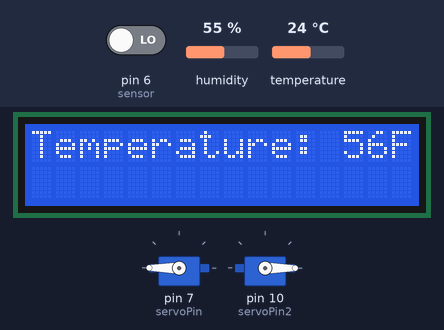
This sketch was run on a simulated Arduino Uno, built with avr-gcc and run on an emulated ATmega328P. Parts: 16×2 character LCD, 2 × servo. The test bench sets the inputs (shaded band); at power-on: pin 6 (sensor) LOW, temperature 24 °C, humidity 55 %.

Above: at 1.2 s.
1.3 s: pin 6 (sensor) driven HIGH
At 1.8 s:
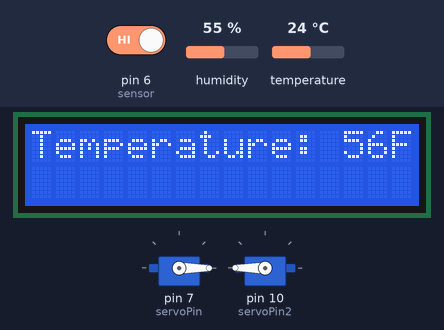
4.3 s: temperature set to 12 °C
At 6.5 s:
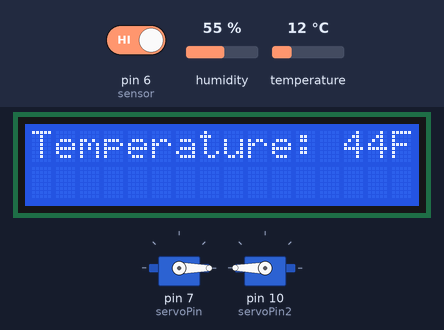
6.8 s: temperature set to 19 °C
At 8.0 s:
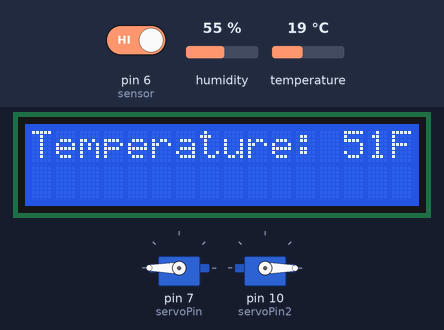
8.8 s: temperature set to 28 °C
At 10.5 s:
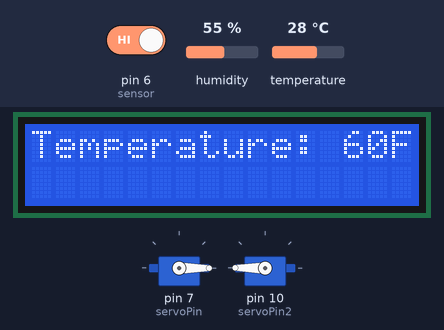
10.9 s: pin 6 (sensor) driven LOW
At 11.7 s:
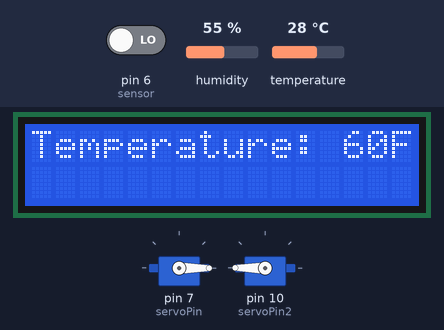
12.4 s: humidity set to 22 %
At 16.4 s:
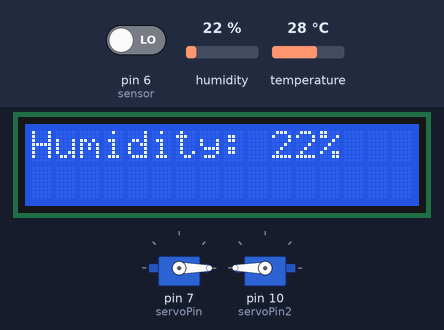
Timing chart, 0 to 17.9 s (numbered marks = the images above; inputs shaded):
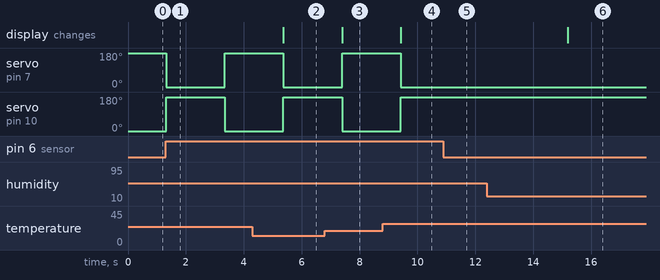

Measured:
- after the input at 1.3 s, servo on pin 7 (servoPin): 180° → 0° at once, → 180° 2.0 s later; servo on pin 10 (servoPin2): 0° → 180° at once, → 0° 2.0 s later
- after the input at 4.3 s, the display: changes after 1.1 s (image 2)
- after the input at 6.8 s, the display: changes after 0.60 s (image 3)
- after the input at 8.8 s, the display: changes after 0.62 s (image 4)
- after the input at 10.9 s, servo on pin 7 (servoPin): stays 0° (without the input it goes to 180° after 0.55 s); servo on pin 10 (servoPin2): stays 180° (without the input it goes to 0° after 0.55 s)

The sketch:

arduinoLcdScreen.ino
```cpp
// include the library code:
#include <LiquidCrystal.h>
#include <dht.h>
#define dht_apin A0
#include <Servo.h>
// Declare the Servo pin
int servoPin = 7;
int servoPin2 = 10;
// Create a servo object
Servo Servo1;
Servo Servo2;
int sensor = 6;
int val = 0;
bool isON = false;

// initialize the library by associating any needed LCD interface pin
// with the arduino pin number it is connected to
const int rs = 12, en = 11, d4 = 5, d5 = 4, d6 = 3, d7 = 2;
LiquidCrystal lcd(rs, en, d4, d5, d6, d7);
dht DHT;
char line0[21];
char line1[21];

//04 / 29 / 2022
//Enter Today's current numerical month
int month = 4;
//Enter Today's current numerical day
int day = 29;
//Enter Today's current numerical year
int year = 2022;


//03 : 30 PM
//Enter Today's current numerical hour
int hour = 3;
//Enter Today's current numerical minute
int minute = 30;
//Enter PM or AM
String m = "PM";


unsigned long lastTimerTime = millis();

int tick = 0;

void setup() {
  // set up the LCD's number of columns and rows:
  lcd.begin(16, 2);
  Serial.begin(9600);
  line0[4] = 8;
  line0[5] = 5;
  Servo1.attach(servoPin);
  Servo2.attach(servoPin2);
  pinMode(sensor, INPUT);
  Serial.begin(9600);
  Servo1.write(180);
  Servo2.write(0);
}

void updateDisplay() {
  lcd.setCursor(0,0);
  lcd.print(line0);
  lcd.print(line1);
}

//OUTPUT: Temperature: 00F
void temperatureDisplay(){
  DHT.read11(dht_apin);
  int temperatureRead = DHT.temperature;
  temperatureRead = (((9/5)*temperatureRead)+32);

  lcd.print("Temperature: ");
  lcd.print(temperatureRead);
  lcd.print("F");
  updateDisplay(); // update display reading each loop
}
//OUTPUT: Humidity: 00%
void humidityDisplay(){
  DHT.read11(dht_apin);
  int humidityRead = DHT.humidity;

  lcd.print("Humidity: ");
  lcd.print(humidityRead);
  lcd.print("%");
  lcd.print("   ");
  updateDisplay(); // update display reading each loop
}

// OUTPUT: 00 / 00 / 0000
void dateDisplay(){
  if(month < 10){
    lcd.print("0");
  }
  lcd.print(month);
  lcd.print(" / ");

  if(day < 10){
  lcd.print("0");
  }
  lcd.print(day);
  lcd.print(" / ");
  lcd.print(year);
  lcd.print("  ");
  updateDisplay();
}

//OUTPUT: 00 : 00 0M
void timeDisplay(){
  if(hour < 10){
    lcd.print("0");
  }
  lcd.print(hour);
  lcd.print(" : ");

  if(minute < 10){
    lcd.print("0");
  }
  lcd.print(minute);
  lcd.print(" ");
  lcd.print(m);
  lcd.print("      ");

  if(millis() - lastTimerTime > 60000){
    minute += 1;
    lastTimerTime = millis();
    if(minute == 60){
      hour += 1;
      minute = 0;
      if(hour == 12){
        if(m == "PM"){
          m = "AM";
        }
        else if(m == "AM"){
          m = "PM";
        }
      }
      else if(hour == 13){
        hour = 1;
      }
    }
  }
  updateDisplay();
}

void loop() {
  val = digitalRead(sensor);
  if(val == HIGH && isON != true){
    isON = true;
    Servo1.write(0);
    Servo2.write(180);
    delay(2000);
  }
  else if(val == HIGH && isON == true){
    Servo1.write(180);
    Servo2.write(0);
    isON = false;
    delay(2000);
  }
    tick += 1;
    int task = tick / 200 % 4;
    switch (task) {
      case 0:
        temperatureDisplay();
        break;
      case 1:
        humidityDisplay();
        break;
      case 2:
        dateDisplay();
        break;
      case 3:
        timeDisplay();
        break;
    }
}
```
